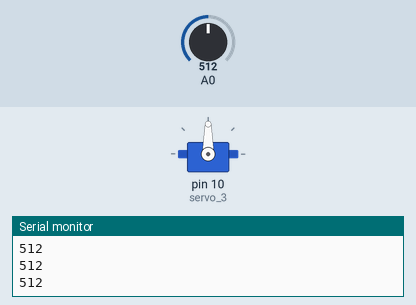
Recording of a sketch running on a simulated Arduino Uno, built with avr-gcc and run on an emulated ATmega328P. On the bench: servo, the last lines printed to the serial monitor. The inputs (shaded band) are chosen by the test bench; at power-on: A0 = 512.

Above: at 1.2 s.
1.3 s: A0 set to 716
At 2.1 s:
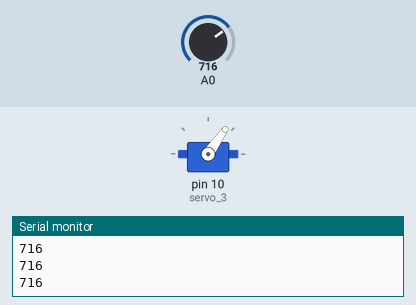
2.8 s: A0 set to 900
At 3.5 s:
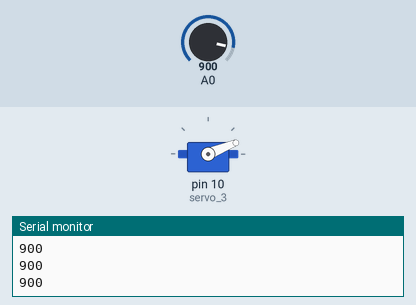
4.3 s: A0 set to 1023
At 4.6 s:
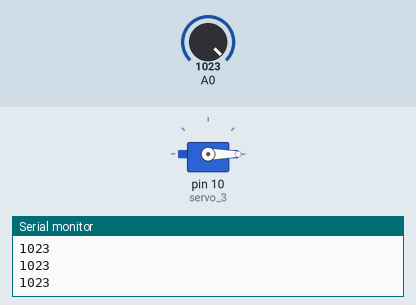
5.8 s: A0 set to 306
At 6.7 s:
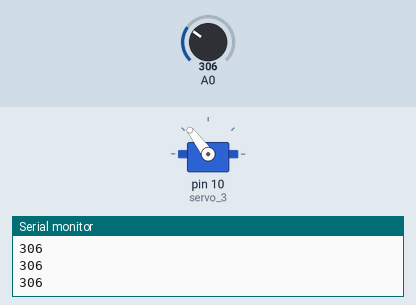
7.3 s: A0 set to 122
At 8.1 s:
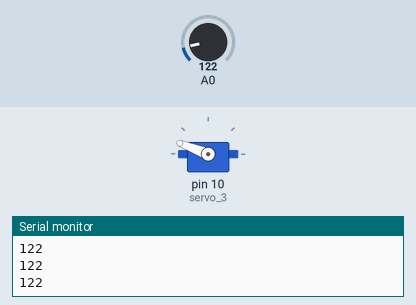
8.8 s: A0 set to 0
At 9.2 s:
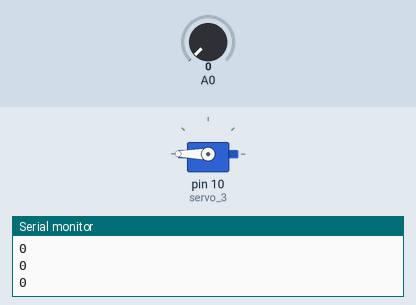
Timing chart, 0 to 11.3 s (numbered marks = the images above; inputs shaded):
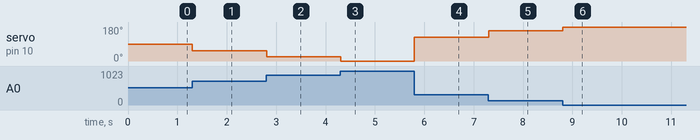

Measured:
- after the input at 1.3 s, servo on pin 10 (servo_3): 90° → 55° at once
- after the input at 2.8 s, servo on pin 10 (servo_3): 55° → 22° at once
- after the input at 4.3 s, servo on pin 10 (servo_3): 22° → 0° at once
- after the input at 5.8 s, servo on pin 10 (servo_3): 0° → 127° at once
- after the input at 7.3 s, servo on pin 10 (servo_3): 127° → 159° at once
- after the input at 8.8 s, servo on pin 10 (servo_3): 159° → 180° at once

The sketch:

A12.ino
```cpp
#include <Servo.h>
Servo servo_3;

void setup() {
  pinMode(A0, INPUT);
  servo_3.attach(10);
  Serial.begin(9600);
}

void loop() {
  int val = analogRead(A0);
  Serial.println(val);
  // 입력값(0~1023) 범위를 180~0 범위(각도)로 매핑
  int angle = map(val, 0, 1023, 180, 0);
  servo_3.write(angle);
  delay(10);
}
```
